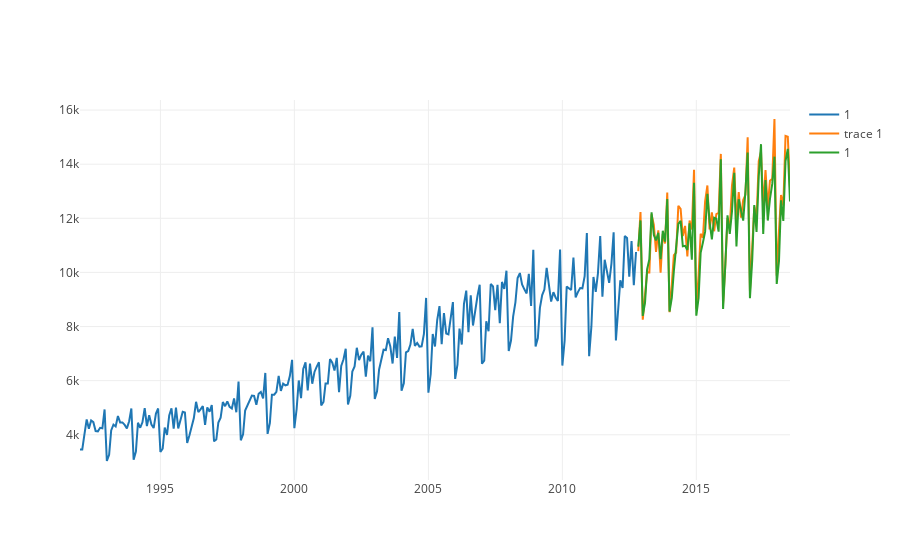

Write notebook code for a chart like this one.
### Code cell
# восстановим в изначальном масштабе
plotting.plot_multiple_ts(np.exp(ts_log), np.exp(preds), ts_test)
